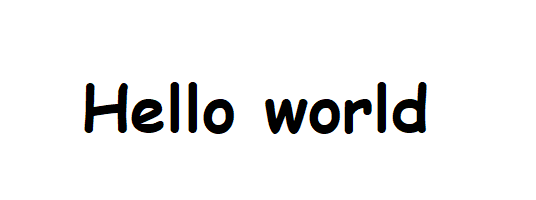
#> input picture hello_world.png, 536 x 200 px
$ python -i image_utils.py   (imports and definitions only)
#> lines starting #> are read from the running program, lines starting #| are printed output that depends on the picture; after the words box and inside, x2 and y2 are one past the last pixel; in counts of white or black regions, pixels touching at a corner belong together
import cv2
import numpy as np


def letters_extract(image_file: str, out_size=28):
#> called with image_file = '../hello_world.png', out_size = 28
    img = cv2.imread(image_file)
#> img is the input picture: shape (200, 536, 3); mean B, G, R 239.4, 239.3, 239.3
    gray = cv2.cvtColor(img, cv2.COLOR_BGR2GRAY)
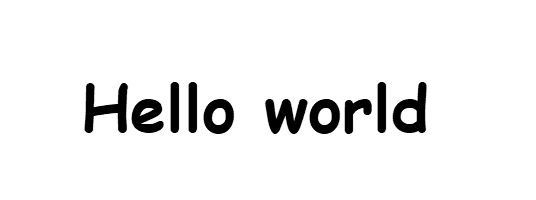
#> gray: shape (200, 536); min 0, max 255, mean 239.3
    _, thresh = cv2.threshold(gray, 0, 255, cv2.THRESH_BINARY)
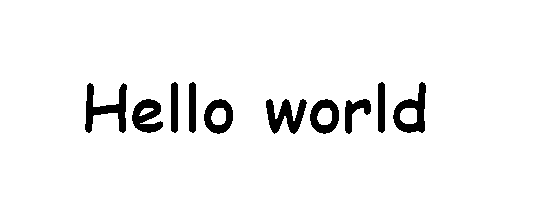
#> thresh: shape (200, 536); 94.7% white; 10 black regions, largest, box (x1, y1, x2, y2) and area: (85, 83, 127, 133) 876, (393, 82, 426, 133) 787, (266, 99, 307, 134) 776
    img_erode = cv2.erode(thresh, np.ones((3, 3), np.uint8), iterations=1)
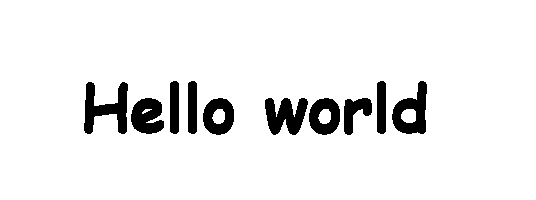
#> img_erode: shape (200, 536); 92.9% white; 10 black regions

    contours, hierarchy = cv2.findContours(
        img_erode, cv2.RETR_TREE, cv2.CHAIN_APPROX_NONE)
#> contours = 15 contours, 1 with area under 20; largest, box (x1, y1, x2, y2) and area: (0, 0, 536, 200) 106465, (391, 80, 428, 135) 1285, (83, 81, 129, 135) 1279, (264, 97, 309, 136) 1153, (308, 97, 341, 136) 972

    output = img.copy()

    letters = []
    for idx, contour in enumerate(contours):
        (x, y, w, h) = cv2.boundingRect(contour)
        if hierarchy[0][idx][3] == 0:
            cv2.rectangle(output, (x, y), (x + w, y + h), (70, 0, 0), 1)
            letter_crop = gray[y:y + h, x:x + w]
            size_max = max(w, h)
            letter_square = 255 * \
                np.ones(shape=[size_max, size_max], dtype=np.uint8)
            if w > h:
                y_pos = size_max//2 - h//2
                letter_square[y_pos:y_pos + h, 0:w] = letter_crop
            elif w < h:
                x_pos = size_max//2 - w//2
                letter_square[0:h, x_pos:x_pos + w] = letter_crop
            else:
                letter_square = letter_crop

            letters.append((x, w, cv2.resize(
                letter_square, (out_size, out_size), interpolation=cv2.INTER_AREA)))
#> this loop made 15 passes
#> (x, y, w, h, size_max, x_pos) on passes 2, 3, 6, 8, 10, 11, 13, 14, 15: (343, 97, 30, 39, 39, 4), (308, 97, 33, 39, 39, 3), (202, 97, 33, 39, 39, 3), (130, 97, 35, 38, 38, 2), (83, 81, 46, 54, 54, 4), (391, 80, 37, 55, 55, 9), (376, 80, 11, 55, 55, 22), (187, 80, 11, 55, 55, 22), (169, 80, 11, 55, 55, 22)
#> (x, y, w, h, size_max, y_pos) on pass 5: (264, 97, 45, 39, 45, 3)
#> pass 2, in letters_extract, `letter_crop = gray[y:y + h, x:x + w]`:
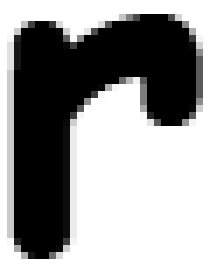
#> letter_crop: shape (39, 30) (shown 7 times larger); min 0, max 255, mean 150.7
#> pass 3, in letters_extract, `letter_crop = gray[y:y + h, x:x + w]`:
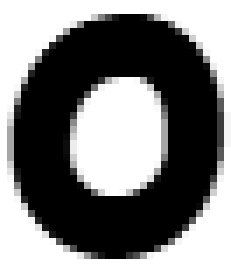
#> letter_crop: shape (39, 33) (shown 7 times larger); min 0, max 255, mean 125.1
#> after the loop:
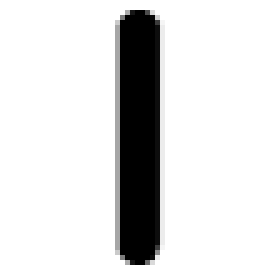
#> letter_square: shape (55, 55) (shown 5 times larger); min 0, max 255, mean 220.1
#> after the loop:
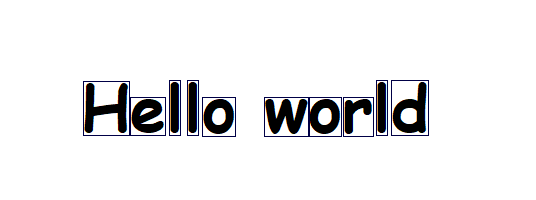
#> output: shape (200, 536, 3); 1.41% of pixels changed, all inside (x1, y1, x2, y2) = (83, 80, 429, 137)
#> after the loop, letters = 10 items

    letters.sort(key=lambda x: x[0], reverse=False)

    return letters

>>> result = letters_extract('../hello_world.png')
#> result = 10 items

$ run again, on ts.png
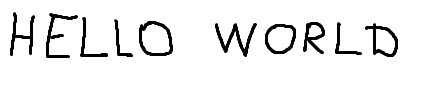
#> input picture ts.png, 425 x 96 px
#> in letters_extract, img is the input picture: shape (96, 425, 3); min 0, max 255, mean 237.5
#> in letters_extract, `_, thresh = cv2.threshold(gray, 0, 255, cv2.THRESH_BINARY)`:
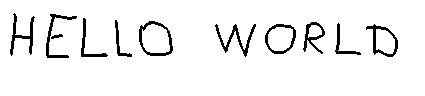
#> thresh: shape (96, 425); 94.2% white; 11 black regions, largest, box (x1, y1, x2, y2) and area: (215, 24, 256, 57) 305, (139, 21, 173, 56) 291, (10, 13, 35, 56) 278
#> img_erode: shape (96, 425); 89.2% white; 10 black regions
#> contours = 15 contours; largest, box (x1, y1, x2, y2) and area: (0, 0, 425, 96) 40280, (137, 19, 175, 58) 1162, (263, 22, 298, 56) 914, (364, 22, 400, 59) 848, (213, 22, 258, 59) 700
#> the loop in letters_extract, `for idx, contour in enumerate(contours):` made 15 passes
#> (x, y, w, h, size_max, x_pos) on passes 2, 7, 8, 10, 12, 13, 14, 15: (364, 22, 36, 37, 37, 0), (333, 21, 30, 36, 36, 3), (301, 20, 26, 36, 36, 5), (137, 19, 38, 39, 39, 0), (113, 18, 21, 41, 41, 10), (79, 16, 31, 43, 43, 6), (44, 12, 35, 48, 48, 7), (8, 11, 29, 47, 47, 9)
#> after the loop in letters_extract, `for idx, contour in enumerate(contours):`:
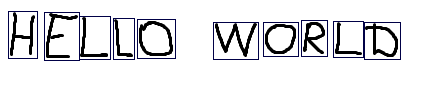
#> output: shape (96, 425, 3); 3.44% of pixels changed, all inside (x1, y1, x2, y2) = (8, 11, 401, 61)
#> after the loop in letters_extract, `for idx, contour in enumerate(contours):`: letters = 10 items
